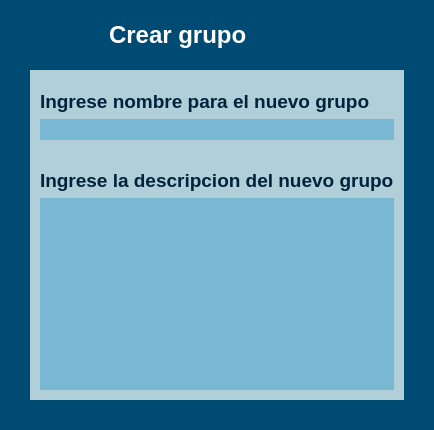
                 <widget class="QFrame" name="frame_10">
                  <property name="styleSheet">
                   <string notr="true">background-color: rgb(0, 75, 115);

border-radius:15px;</string>
                  </property>
                  <property name="frameShape">
                   <enum>QFrame::NoFrame</enum>
                  </property>
                  <property name="frameShadow">
                   <enum>QFrame::Plain</enum>
                  </property>
                  <property name="lineWidth">
                   <number>0</number>
                  </property>
                  <layout class="QHBoxLayout" name="horizontalLayout_3" stretch="1,15,1">
                   <property name="spacing">
                    <number>0</number>
                   </property>
                   <property name="leftMargin">
                    <number>0</number>
                   </property>
                   <property name="topMargin">
                    <number>0</number>
                   </property>
                   <property name="rightMargin">
                    <number>0</number>
                   </property>
                   <property name="bottomMargin">
                    <number>30</number>
                   </property>
                   <item>
                    <widget class="QFrame" name="frame_14">
                     <property name="frameShape">
                      <enum>QFrame::StyledPanel</enum>
                     </property>
                     <property name="frameShadow">
                      <enum>QFrame::Raised</enum>
                     </property>
                    </widget>
                   </item>
                   <item>
                    <widget class="QFrame" name="frame_15">
                     <property name="autoFillBackground">
                      <bool>false</bool>
                     </property>
                     <property name="styleSheet">
                      <string notr="true">background-color: rgb(0, 75, 115);
</string>
                     </property>
                     <property name="frameShape">
                      <enum>QFrame::StyledPanel</enum>
                     </property>
                     <property name="frameShadow">
                      <enum>QFrame::Raised</enum>
                     </property>
                     <layout class="QVBoxLayout" name="verticalLayout_5" stretch="7,40">
                      <property name="spacing">
                       <number>0</number>
                      </property>
                      <property name="leftMargin">
                       <number>30</number>
                      </property>
                      <property name="topMargin">
                       <number>0</number>
                      </property>
                      <property name="rightMargin">
                       <number>30</number>
                      </property>
                      <property name="bottomMargin">
                       <number>0</number>
                      </property>
                      <item>
                       <widget class="QFrame" name="frame_17">
                        <property name="styleSheet">
                         <string notr="true">background-color: rgb(0, 75, 115);</string>
                        </property>
                        <property name="frameShape">
                         <enum>QFrame::StyledPanel</enum>
                        </property>
                        <property name="frameShadow">
                         <enum>QFrame::Raised</enum>
                        </property>
                        <layout class="QHBoxLayout" name="horizontalLayout_4" stretch="3,27">
                         <property name="spacing">
                          <number>0</number>
                         </property>
                         <property name="leftMargin">
                          <number>0</number>
                         </property>
                         <property name="topMargin">
                          <number>0</number>
                         </property>
                         <property name="rightMargin">
                          <number>0</number>
                         </property>
                         <property name="bottomMargin">
                          <number>0</number>
                         </property>
                         <item>
                          <widget class="QPushButton" name="botoncreargrupo">
                           <property name="minimumSize">
                            <size>
                             <width>70</width>
                             <height>70</height>
                            </size>
                           </property>
                           <property name="maximumSize">
                            <size>
                             <width>16777211</width>
                             <height>16777215</height>
                            </size>
                           </property>
                           <property name="styleSheet">
                            <string notr="true">QPushButton{
	background-color: transparent;
	border-radius: 0px;
}

QPushButton:hover{
	background-color: rgb(62, 201, 255);
	border-radius: 0px;
}

QPushButton::pressed{
	
	background-color: rgb(1, 35, 60);
	border-radius: 0px;
}</string>
                           </property>
                           <property name="text">
                            <string/>
                           </property>
                           <property name="icon">
                            <iconset resource="../QRC/imagenesInicioSesion.qrc">
                             <normaloff>:/newPrefix/Icons/Añadir_Grupo_De_Usuarios_Hombre_Hombre.png</normaloff>:/newPrefix/Icons/Añadir_Grupo_De_Usuarios_Hombre_Hombre.png</iconset>
                           </property>
                           <property name="iconSize">
                            <size>
                             <width>70</width>
                             <height>70</height>
                            </size>
                           </property>
                          </widget>
                         </item>
                         <item>
                          <widget class="QFrame" name="frame_22">
                           <property name="frameShape">
                            <enum>QFrame::StyledPanel</enum>
                           </property>
                           <property name="frameShadow">
                            <enum>QFrame::Raised</enum>
                           </property>
                           <layout class="QVBoxLayout" name="verticalLayout_9">
                            <item>
                             <widget class="QLabel" name="label_3">
                              <property name="font">
                               <font>
                                <pointsize>18</pointsize>
                                <weight>75</weight>
                                <bold>true</bold>
                               </font>
                              </property>
                              <property name="styleSheet">
                               <string notr="true">color: rgb(255, 255, 255);</string>
                              </property>
                              <property name="text">
                               <string>Crear grupo</string>
                              </property>
                             </widget>
                            </item>
                           </layout>
                          </widget>
                         </item>
                        </layout>
                       </widget>
                      </item>
                      <item>
                       <widget class="QFrame" name="frame_19">
                        <property name="styleSheet">
                         <string notr="true">background-color: rgb(177, 207, 217);

border-radius:0 px</string>
                        </property>
                        <property name="frameShape">
                         <enum>QFrame::StyledPanel</enum>
                        </property>
                        <property name="frameShadow">
                         <enum>QFrame::Raised</enum>
                        </property>
                        <layout class="QHBoxLayout" name="horizontalLayout_5" stretch="10">
                         <property name="spacing">
                          <number>0</number>
                         </property>
                         <property name="leftMargin">
                          <number>10</number>
                         </property>
                         <property name="topMargin">
                          <number>0</number>
                         </property>
                         <property name="rightMargin">
                          <number>10</number>
                         </property>
                         <property name="bottomMargin">
                          <number>0</number>
                         </property>
                         <item>
                          <widget class="QFrame" name="frame_24">
                           <property name="frameShape">
                            <enum>QFrame::StyledPanel</enum>
                           </property>
                           <property name="frameShadow">
                            <enum>QFrame::Raised</enum>
                           </property>
                           <layout class="QVBoxLayout" name="verticalLayout_6" stretch="3,20">
                            <property name="spacing">
                             <number>0</number>
                            </property>
                            <property name="leftMargin">
                             <number>0</number>
                            </property>
                            <property name="topMargin">
                             <number>0</number>
                            </property>
                            <property name="rightMargin">
                             <number>0</number>
                            </property>
                            <property name="bottomMargin">
                             <number>0</number>
                            </property>
                            <item>
                             <widget class="QFrame" name="frame_26">
                              <property name="frameShape">
                               <enum>QFrame::StyledPanel</enum>
                              </property>
                              <property name="frameShadow">
                               <enum>QFrame::Raised</enum>
                              </property>
                              <layout class="QVBoxLayout" name="verticalLayout_7">
                               <property name="leftMargin">
                                <number>0</number>
                               </property>
                               <property name="topMargin">
                                <number>20</number>
                               </property>
                               <property name="rightMargin">
                                <number>0</number>
                               </property>
                               <item>
                                <widget class="QLabel" name="label">
                                 <property name="font">
                                  <font>
                                   <pointsize>14</pointsize>
                                   <weight>75</weight>
                                   <bold>true</bold>
                                  </font>
                                 </property>
                                 <property name="styleSheet">
                                  <string notr="true">color: rgb(1, 35, 60);</string>
                                 </property>
                                 <property name="text">
                                  <string>Ingrese nombre para el nuevo grupo</string>
                                 </property>
                                </widget>
                               </item>
                               <item>
                                <widget class="QLineEdit" name="Line_NombreGrupo">
                                 <property name="font">
                                  <font>
                                   <pointsize>12</pointsize>
                                  </font>
                                 </property>
                                 <property name="styleSheet">
                                  <string notr="true">background-color: rgb(121, 184, 211);</string>
                                 </property>
                                </widget>
                               </item>
                              </layout>
                             </widget>
                            </item>
                            <item>
                             <widget class="QFrame" name="frame_27">
                              <property name="frameShape">
                               <enum>QFrame::StyledPanel</enum>
                              </property>
                              <property name="frameShadow">
                               <enum>QFrame::Raised</enum>
                              </property>
                              <layout class="QVBoxLayout" name="verticalLayout_8">
                               <property name="leftMargin">
                                <number>0</number>
                               </property>
                               <property name="topMargin">
                                <number>20</number>
                               </property>
                               <property name="rightMargin">
                                <number>0</number>
                               </property>
                               <property name="bottomMargin">
                                <number>10</number>
                               </property>
                               <item>
                                <widget class="QLabel" name="label_2">
                                 <property name="font">
                                  <font>
                                   <pointsize>14</pointsize>
                                   <weight>75</weight>
                                   <bold>true</bold>
                                  </font>
                                 </property>
                                 <property name="styleSheet">
                                  <string notr="true">color: rgb(1, 35, 60);</string>
                                 </property>
                                 <property name="text">
                                  <string>Ingrese la descripcion del nuevo grupo</string>
                                 </property>
                                </widget>
                               </item>
                               <item>
                                <widget class="QTextEdit" name="Text_DescripcionGrupo">
                                 <property name="font">
                                  <font>
                                   <pointsize>12</pointsize>
                                  </font>
                                 </property>
                                 <property name="styleSheet">
                                  <string notr="true">background-color: rgb(121, 184, 211);</string>
                                 </property>
                                </widget>
                               </item>
                              </layout>
                             </widget>
                            </item>
                           </layout>
                          </widget>
                         </item>
                        </layout>
                       </widget>
                      </item>
                     </layout>
                    </widget>
                   </item>
                   <item>
                    <widget class="QFrame" name="frame_16">
                     <property name="frameShape">
                      <enum>QFrame::StyledPanel</enum>
                     </property>
                     <property name="frameShadow">
                      <enum>QFrame::Raised</enum>
                     </property>
                    </widget>
                   </item>
                  </layout>
                 </widget>
